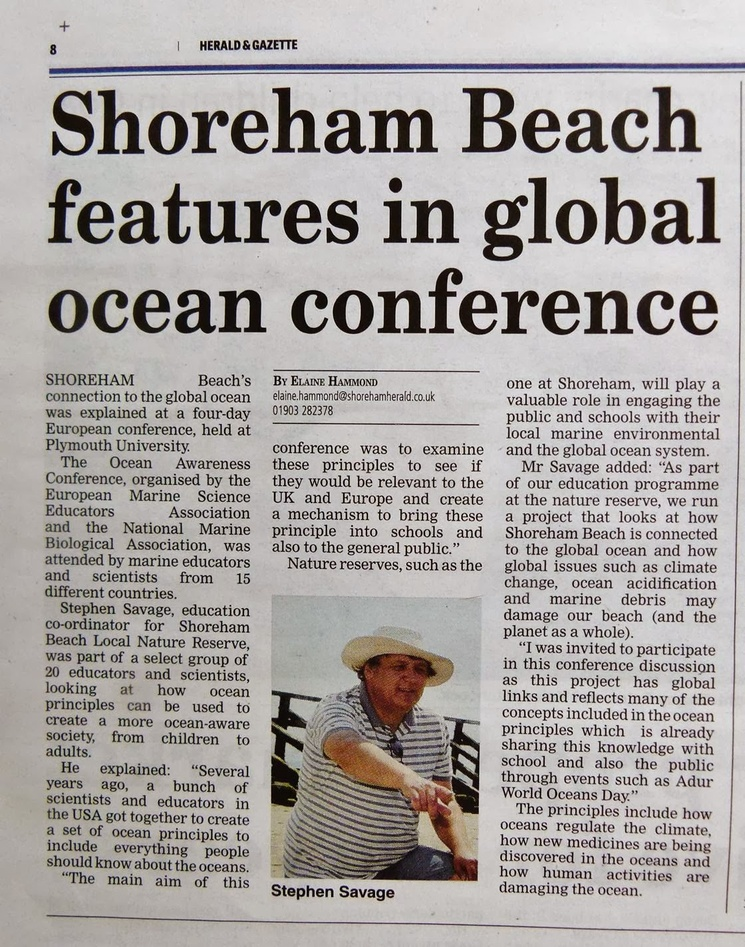
#> input picture Image OCR/News.jpg, 745 x 947 px, shrunk from 1120 x 1423 before the run, given in place of the camera
$ jupyter execute --allow-errors Assignment-190010041.ipynb
#> lines starting #> are read from the running program, lines starting #| are printed output that depends on the picture; after the words box and inside, x2 and y2 are one past the last pixel; in counts of white or black regions, pixels touching at a corner belong together
### Image OCR/bina.py
def binarize(image_to_transform, threshold):
    # now, lets convert that image to a single greyscale image using convert()
    output_image=image_to_transform.convert("L")
    # the threshold value is usually provided as a number between 0 and 255, which
    # is the number of bits in a byte.
    # the algorithm for the binarization is pretty simple, go through every pixel in the
    # image and, if it's greater than the threshold, turn it all the way up (255), and
    # if it's lower than the threshold, turn it all the way down (0).
    # so lets write this in code. First, we need to iterate over all of the pixels in the
    # image we want to work with
    for x in range(output_image.width):
        for y in range(output_image.height):
            # for the given pixel at w,h, lets check its value against the threshold
            if output_image.getpixel((x,y))< threshold: #note that the first parameter is actually a tuple object
                # lets set this to zero
                output_image.putpixel( (x,y), 0 )
            else:
                # otherwise lets set this to 255
                output_image.putpixel( (x,y), 255 )
    #now we just return the new image
    return output_image

### Image OCR/Assignment-190010041.ipynb
[cell 1]
import cv2
from PIL import Image
from PIL import ImageFilter
from PIL import ImageDraw
from PIL import ImageEnhance
from bina import *
import pytesseract as tess
tess.pytesseract.tesseract_cmd=r'C:\Program Files\Tesseract-OCR\tesseract.exe'

[cell 2]
print("Hello There!")
print('Press','\033[1m','SPACE','\033[0m','for taking a fresh snap')
print('Press','\033[1m','ESCAPE','\033[0m','for using a previosly saved image')

[cell 3]
cam = cv2.VideoCapture(0)
while True:
    ret, frame = cam.read()
#> frame is the input picture: shape (947, 745, 3); mean B, G, R 163, 165, 169.7
    if not ret:
        print("Failed to grab frame")
        break
    cv2.imshow("frame", frame)
    k = cv2.waitKey(1)
#> (key Esc is pressed here)
    if k%256 == 32:
        # SPACE pressed
        img_name = "my_pic.png"
        cv2.imwrite(img_name, frame)
        print(f"{img_name} written!")
        break
    elif k%256 == 27:
        # ESC pressed
        print("Escape hit, closing...")
        break

cam.release()
cv2.destroyAllWindows()

[cell 4]
img = Image.open("my_pic.png")
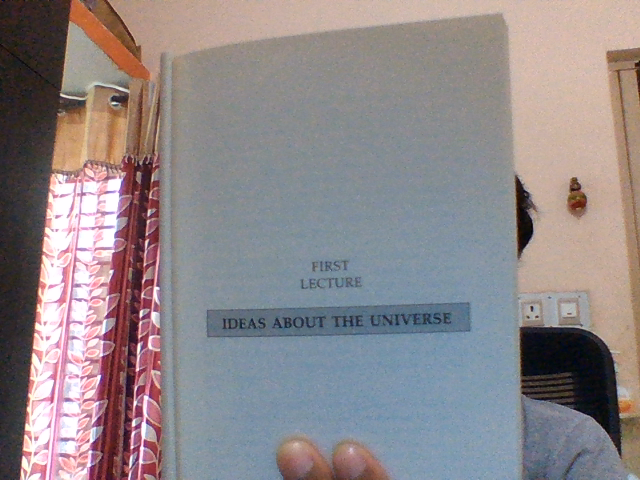
#> input picture Image OCR/my_pic.png, 640 x 480 px
#> img is the input picture: PIL image 640x480 RGB; mean R, G, B 143.1, 135.4, 137.7

[cell 5]
width=img.width
#> width = 640
height=img.height
#> height = 480
mode=img.mode
#> mode = 'RGB'
print("{}x{}  {}".format(width,height,mode))
#| 640x480  RGB

[cell 6]
bunch=[]
bunch.append(img)
bunch.append(img.convert('L'))
bunch.append(img.convert('1'))

enhancer = ImageEnhance.Color(img)
bunch.append(enhancer.enhance(0.25))
bunch.append(enhancer.enhance(0.75))

enhancer = ImageEnhance.Contrast(img)
bunch.append(enhancer.enhance(0.75))

enhancer = ImageEnhance.Brightness(img)
bunch.append(enhancer.enhance(0.25))
bunch.append(enhancer.enhance(0.75))

bunch.append(binarize(img, 100))
#> in binarize, `output_image=image_to_transform.convert("L")`:
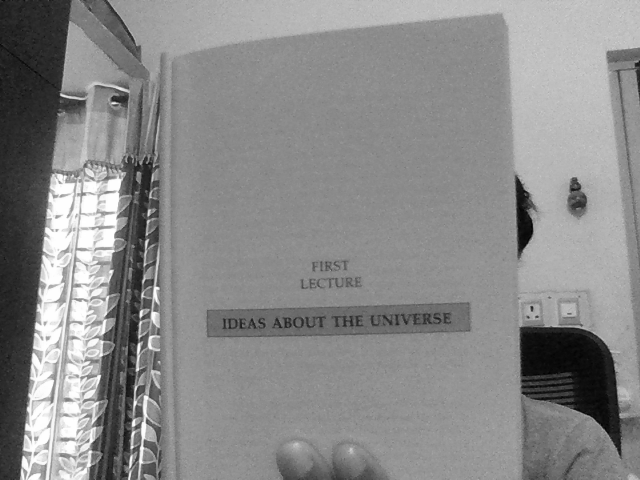
#> output_image: PIL image 640x480 L; min 1, max 255, mean 137.9
#> after the loop in binarize, `for x in range(output_image.width):`:
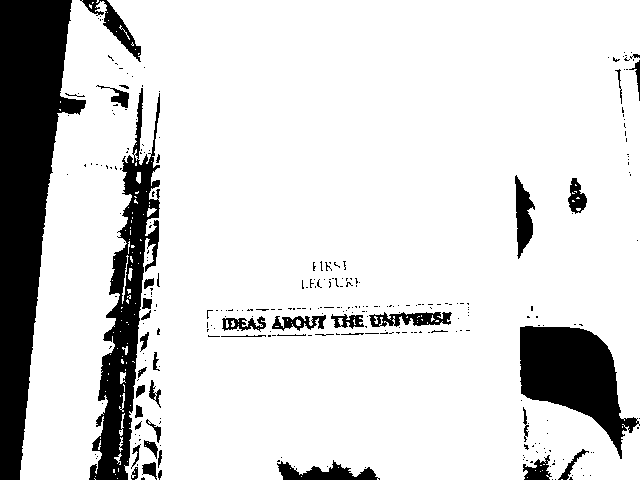
#> output_image: PIL image 640x480 L; 84.4% white; 295 black regions (251 under 20 px), largest, box (x1, y1, x2, y2) and area: (0, 0, 86, 480) 21594, (89, 88, 160, 480) 9611, (520, 326, 640, 459) 8063

[cell 7]
from PIL import Image
# creating a blank image
sheet=Image.new(mode,(3*width,3*height))
#> sheet: PIL image 1920x1440 RGB; every value is 0
for x in range(3):
    for y in range(3):
        sheet.paste(bunch[x + 3*y], (width * x, height * y))
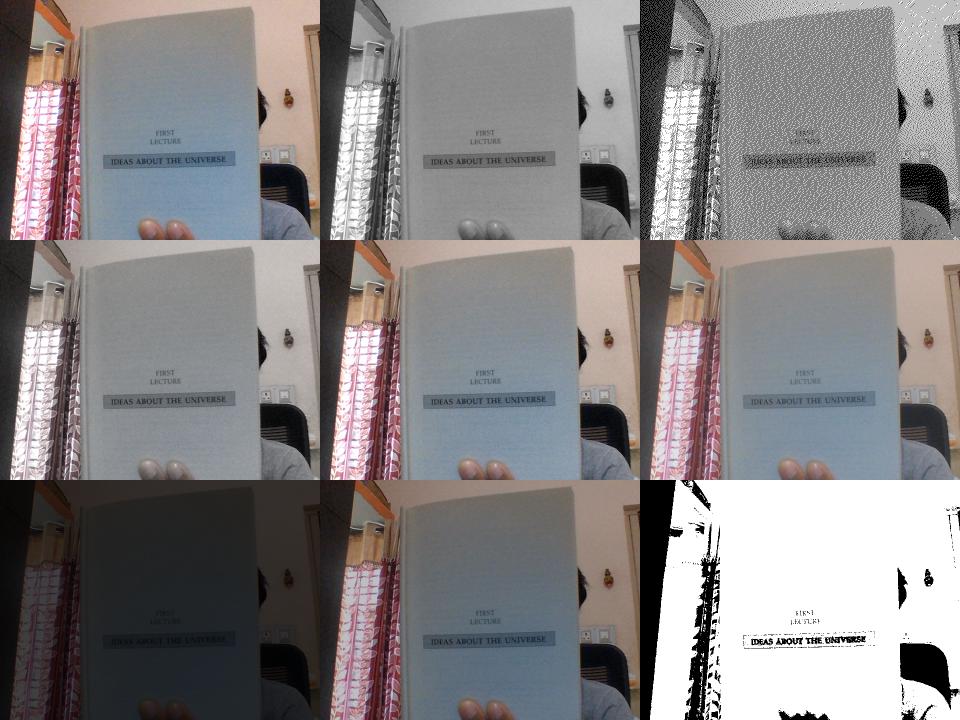
#> sheet: PIL image 1920x1440 RGB (shown at 1/2 size); mean R, G, B 133.1, 129.9, 130.9
sheet.show()

[cell 8]
text=[]
#> (the rest of this cell did not finish here and is left out)

[cell 9]
for i in text:
    print(i)
